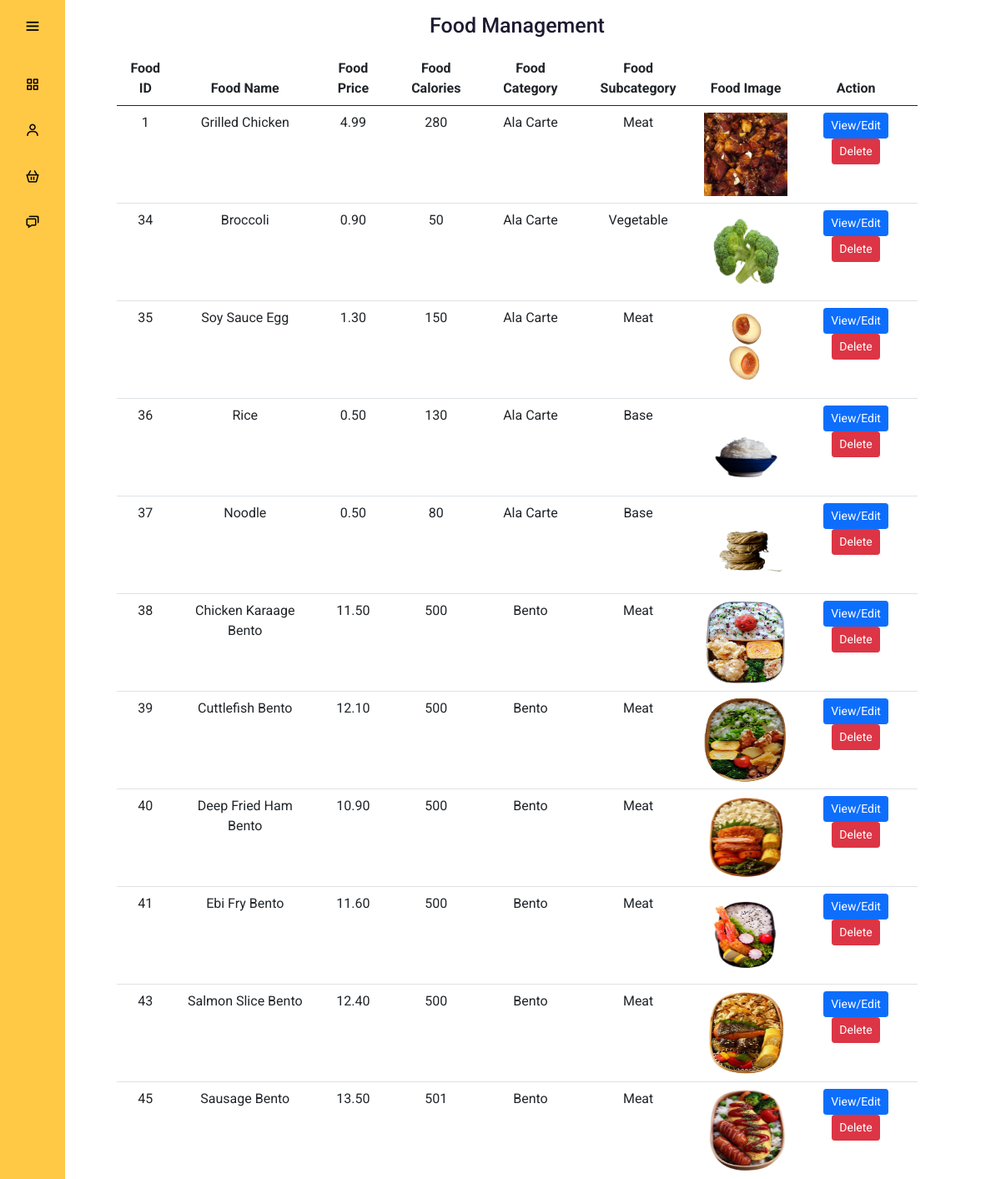
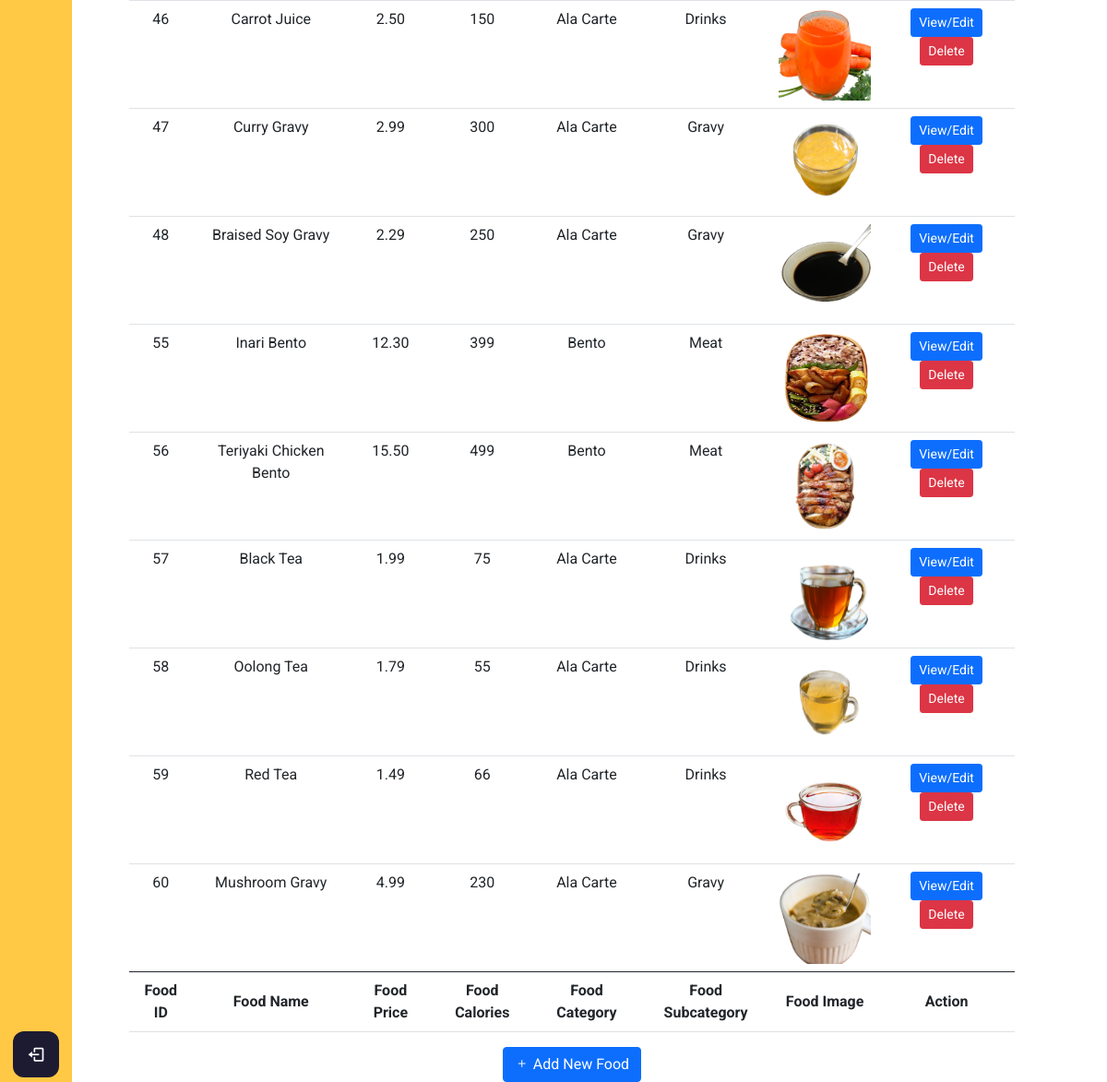
The app's page /admin/foodmanagement.php (signed in) with its own data (2 pictures, top to bottom).
### tables this page shows
CREATE TABLE `food` (
  `food_id` int(11) NOT NULL,
  `food_name` varchar(255) NOT NULL,
  `food_category` varchar(128) NOT NULL,
  `food_subcategory` varchar(128) NOT NULL,
  `food_healthierchoice` smallint(6) DEFAULT '0',
  `food_vegan` smallint(6) DEFAULT NULL,
  `food_price` decimal(10,2) NOT NULL,
  `food_calories` int(11) NOT NULL,
  `food_img` varchar(256) DEFAULT NULL
);

### config/db.php (called while the page is built, shortened)
<?php
class DB {
  protected static $mdb = null;
  public static function getMDB() {
    $mdb = DB::$mdb;
    if ($mdb === null) {
      $mdb = DB::$mdb = new MeekroDB();
    }
    $mdb->sync_config();
    return $mdb;
  }
  public static function query() { $args = func_get_args(); return call_user_func_array(array(DB::getMDB(), 'query'), $args); }
}
class MeekroDB {
  public $encoding = 'latin1';
  public $connect_options = array(MYSQLI_OPT_CONNECT_TIMEOUT => 30);
  public $internal_mysql = null;
  public function __construct($host=null, $user=null, $password=null, $dbName=null, $port=null, $encoding=null, $socket=null)  {
    if ($encoding === null) $encoding = DB::$encoding;
    $this->encoding = $encoding;
  }
  public function get() {
    $mysql = $this->internal_mysql;
    if (!($mysql instanceof MySQLi)) {
      $mysql = new mysqli();
      foreach ($this->connect_options as $key => $value) {
        $mysql->options($key, $value);
      }
      $mysql->set_charset($this->encoding);
      $this->internal_mysql = $mysql;
    }
    return $mysql;
  }
  protected function preparseQueryParams() {
    $args = func_get_args();
    $sql = trim(strval(array_shift($args)));
    $args_all = $args;
    if (count($args_all) == 0) return array($sql);
    $chunkyQuery = array();
    return $chunkyQuery;
  }
  public function parseQueryParams() {
    $args = func_get_args();
    $chunkyQuery = call_user_func_array(array($this, 'preparseQueryParams'), $args);
    $query = '';
    foreach ($chunkyQuery as $chunk) {
      if (is_string($chunk)) {
        $query .= $chunk;
        continue;
      }
      $result = '';
      $query .= $result;
    }
    return $query;
  }
  protected function prependCall($function, $args, $prepend) { array_unshift($args, $prepend); return call_user_func_array($function, $args); }
  public function query() { $args = func_get_args(); return $this->prependCall(array($this, 'queryHelper'), $args, 'assoc'); }
  protected function queryHelper() {
    $args = func_get_args();
    $type = array_shift($args);
    $db = $this->get();
    $is_buffered = true;
    $row_type = 'assoc';
    $full_names = false;
    $sql = call_user_func_array(array($this, 'parseQueryParams'), $args);
    $result = $db->query($sql, $is_buffered ? MYSQLI_STORE_RESULT : MYSQLI_USE_RESULT);
    $return = array();
    while ($row = ($row_type == 'assoc' ? $result->fetch_assoc() : $result->fetch_row())) {
      $return[] = $row;
    }
    return $return;
  }
}
?>

### admin/foodmanagement.php (the view, shortened to what this page needs)
<?php
include "../config/db.php";
?>
<!DOCTYPE html>
<html lang="en" dir="ltr">
  <head>
    <link rel="stylesheet" href="adminstyle.css">
    <link href='https://unpkg.com/boxicons@2.0.7/css/boxicons.min.css' rel='stylesheet'>
    <link href="https://cdn.jsdelivr.net/npm/bootstrap@5.0.0-beta3/dist/css/bootstrap.min.css" rel="stylesheet">
    <link rel="stylesheet" href="https://cdn.jsdelivr.net/npm/bootstrap-icons@1.4.1/font/bootstrap-icons.css">
    <link rel="stylesheet" href="https://cdn.datatables.net/1.10.25/css/jquery.dataTables.min.css">
   </head>
<body>
  <?php
  include "adminheader.php";
  ?>
  <div class="home_content">
    <div class="text">Food Management </div>
    <table id="myTable" class="table table-hover">
        <thead>
            <tr>
            <th scope="col">Food ID</th>
            <th scope="col">Food Name</th>
            <th scope="col">Food Price</th>
            <th scope="col">Food Calories</th>
            <th scope="col">Food Category</th>
            <th scope="col">Food Subcategory</th>
            <th scope="col">Food Image</th>
            <th scope="col">Action</th>
            </tr>
        </thead>
        <tbody>
        <?php
        $getFoodQuery = DB::query("SELECT * FROM food");
        foreach($getFoodQuery as $getFoodResult){
        ?>
            <tr class="fooddata fooddata<?php echo $getFoodResult['food_id']; ?>">
              <td class="foodid"><?php echo $getFoodResult['food_id']; ?></td>
              <td class="foodname"><?php echo ucwords($getFoodResult['food_name']); ?></td>
              <td class="foodname"><?php echo $getFoodResult['food_price']; ?></td>
              <td class="foodcalories"><?php echo $getFoodResult['food_calories']; ?></td>
              <td class="foodcategory"><?php echo ucwords($getFoodResult['food_category']); ?></td>
              <td class="foodsubcategory"><?php echo ucwords($getFoodResult['food_subcategory']); ?></td>
              <td class="foodsimg"><img src="<?php echo $getFoodResult['food_img']; ?>"></td>
              <td><button type="button" class="btn btn-primary btn-sm editFood" id="editFood" value="editFood" data-id="<?php echo $getFoodResult['food_id']; ?>" data-bs-toggle="modal" data-bs-target="#foodinfo<?php echo $getFoodResult['food_id']; ?>" >View/Edit</button>
                  <button type="button" class="btn btn-danger btn-sm deleteFood" data-id="<?php echo $getFoodResult['food_id']; ?>" data-url="<?php echo $getFoodResult['food_img'] ?>" data-name="<?php echo $getFoodResult['food_name']; ?>" >Delete</button>
              </td>
            </tr>
        <?php
        }
        ?>
        </tbody>
        <tfoot>
          <tr>
            <th scope="col">Food ID</th>
            <th scope="col">Food Name</th>
            <th scope="col">Food Price</th>
            <th scope="col">Food Calories</th>
            <th scope="col">Food Category</th>
            <th scope="col">Food Subcategory</th>
            <th scope="col">Food Image</th>
            <th scope="col">Action</th>
          </tr>
        </tfoot>
    </table>
    <button type="button" data-bs-toggle="modal" data-bs-target="#addFood" class="btn btn-primary"><i class="bi bi-plus"></i> Add New Food</button>
  </div>
</body>
</html>

### admin/adminstyle.css (style rules this page uses)
* { margin: 0; padding: 0; box-sizing: border-box; font-family: "Roboto" , sans serif; }
body { position: relative; min-height: 100vh; width: 100%; overflow: scroll; }
.home_content { position: absolute; height: 100%; width: 80%; text-align: center; left: 140px; background: none; box-shadow: 0 5px 10px rgba(0,0,0,0.2px); transition: all 0.5s ease; justify-content: space-between; }
.home_content .text { font-size: 25px; font-weight: 500; color: #1d1b31; margin: 12px; }
.foodsimg { width:100px; height:100px; }
img { width:100px; height:100px; }

### records on screen
food: food_id "1", food_name "Grilled Chicken", food_price "4.99", food_calories "280", food_category "Ala Carte", food_subcategory "Meat", shows a picture
food: food_id "34", food_name "Broccoli", food_price "0.90", food_calories "50", food_category "Ala Carte", food_subcategory "Vegetable", food_img (picture)
food: food_id "35", food_name "Soy Sauce Egg", food_price "1.30", food_calories "150", food_category "Ala Carte", food_subcategory "Meat", food_img (picture)
food: food_id "36", food_name "Rice", food_price "0.50", food_calories "130", food_category "Ala Carte", food_subcategory "Base", food_img (picture)
food: food_id "37", food_name "Noodle", food_price "0.50", food_calories "80", food_category "Ala Carte", food_subcategory "Base", food_img (picture)
food: food_id "38", food_name "Chicken Karaage Bento", food_price "11.50", food_calories "500", food_category "Bento", food_subcategory "Meat", food_img (picture)
food: food_id "39", food_name "Cuttlefish Bento", food_price "12.10", food_calories "500", food_category "Bento", food_subcategory "Meat", food_img (picture)
food: food_id "40", food_name "Deep Fried Ham Bento", food_price "10.90", food_calories "500", food_category "Bento", food_subcategory "Meat", food_img (picture)
food: food_id "41", food_name "Ebi Fry Bento", food_price "11.60", food_calories "500", food_category "Bento", food_subcategory "Meat", food_img (picture)
food: food_id "43", food_name "Salmon Slice Bento", food_price "12.40", food_calories "500", food_category "Bento", food_subcategory "Meat", food_img (picture)
food: food_id "45", food_name "Sausage Bento", food_price "13.50", food_calories "501", food_category "Bento", food_subcategory "Meat", food_img (picture)
food: food_id "46", food_name "Carrot Juice", food_price "2.50", food_calories "150", food_category "Ala Carte", food_subcategory "Drinks", food_img (picture)
food: food_id "47", food_name "Curry Gravy", food_price "2.99", food_calories "300", food_category "Ala Carte", food_subcategory "Gravy", food_img (picture)
food: food_id "48", food_name "Braised Soy Gravy", food_price "2.29", food_calories "250", food_category "Ala Carte", food_subcategory "Gravy", food_img (picture)
food: food_id "55", food_name "Inari Bento", food_price "12.30", food_calories "399", food_category "Bento", food_subcategory "Meat", food_img (picture)
food: food_id "56", food_name "Teriyaki Chicken Bento", food_price "15.50", food_calories "499", food_category "Bento", food_subcategory "Meat", food_img (picture)
food: food_id "57", food_name "Black Tea", food_price "1.99", food_calories "75", food_category "Ala Carte", food_subcategory "Drinks", food_img (picture)
food: food_id "58", food_name "Oolong Tea", food_price "1.79", food_calories "55", food_category "Ala Carte", food_subcategory "Drinks", food_img (picture)
food: food_id "59", food_name "Red Tea", food_price "1.49", food_calories "66", food_category "Ala Carte", food_subcategory "Drinks", food_img (picture)
food: food_id "60", food_name "Mushroom Gravy", food_price "4.99", food_calories "230", food_category "Ala Carte", food_subcategory "Gravy", food_img (picture)
